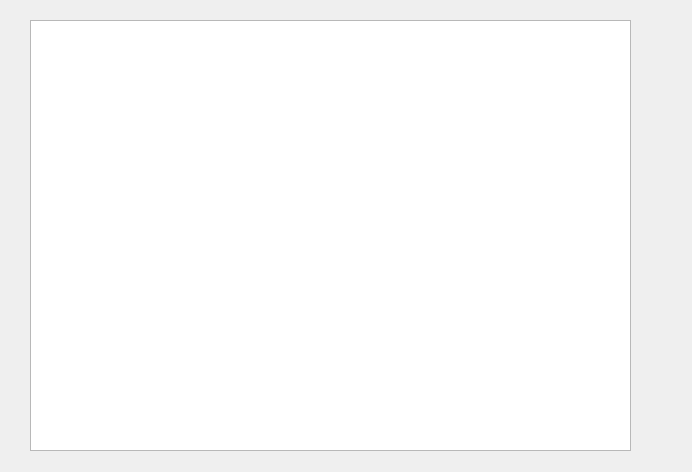
<?xml version="1.0" encoding="UTF-8"?>
<ui version="4.0">
 <class>Form</class>
 <widget class="QWidget" name="Form">
  <property name="geometry">
   <rect>
    <x>0</x>
    <y>0</y>
    <width>692</width>
    <height>472</height>
   </rect>
  </property>
  <property name="windowTitle">
   <string>Form</string>
  </property>
  <widget class="QTableView" name="tableView">
   <property name="geometry">
    <rect>
     <x>30</x>
     <y>20</y>
     <width>601</width>
     <height>431</height>
    </rect>
   </property>
  </widget>
 </widget>
 <resources/>
 <connections/>
</ui>
